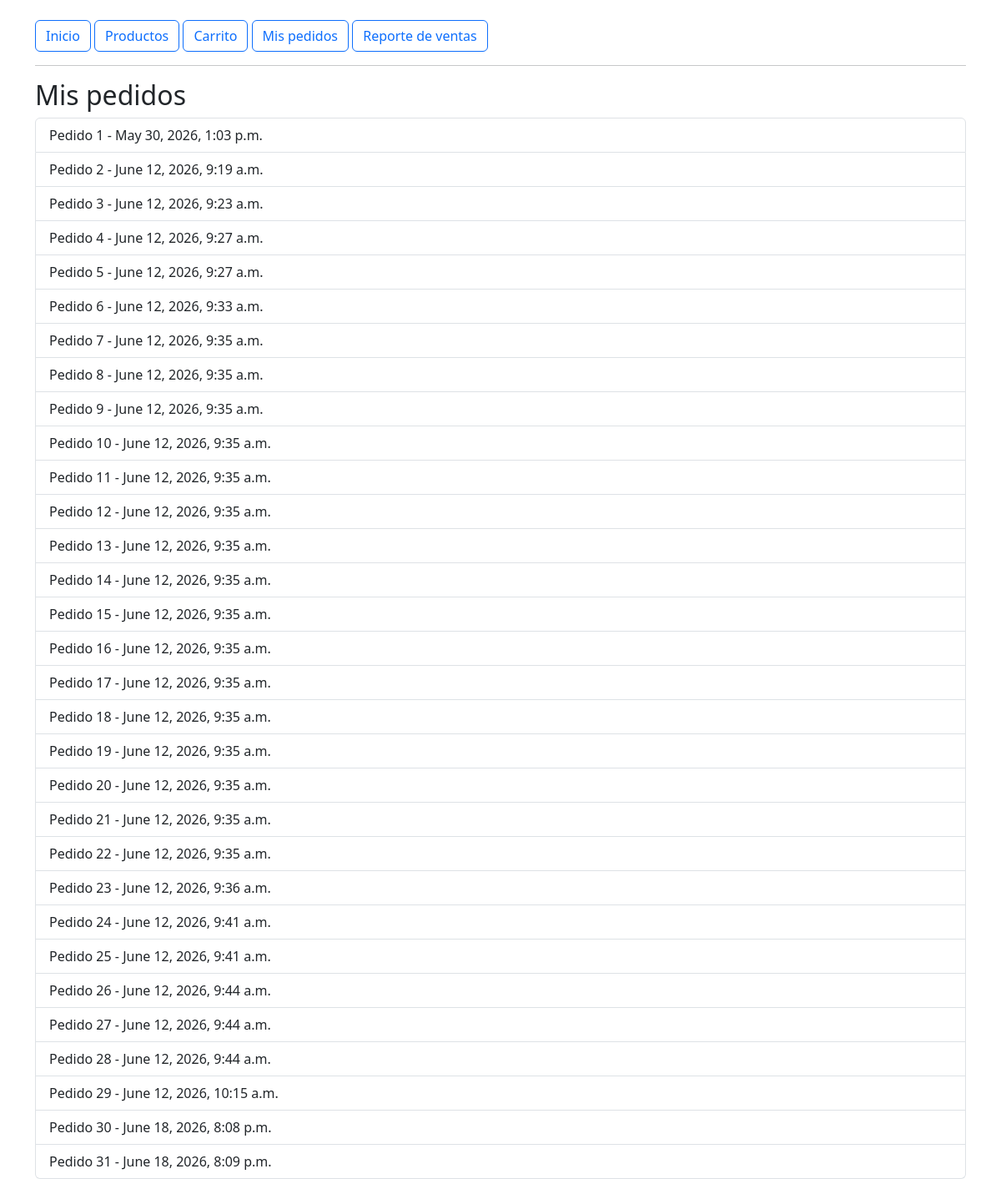
The app's page /mis-pedidos/ (signed in) with its own data.
### pedidos/models.py (models this page shows, shortened)
class Pedido(models.Model):
    usuario = models.ForeignKey(User, on_delete=models.CASCADE)
    productos = models.ManyToManyField(Producto, through="DetallePedido")
    fecha = models.DateTimeField(auto_now_add=True)
    total = models.DecimalField(max_digits=8, decimal_places=2)

### pedidos/views.py (the view)
# urls.py: path("mis-pedidos/", views.mis_pedidos, name="mis_pedidos"),
@login_required
def mis_pedidos(request):
    pedidos = Pedido.objects.filter(usuario=request.user)
    return render(request, "pedidos/mis_pedidos.html", {"pedidos": pedidos})

### pedidos/templates/pedidos/mis_pedidos.html
{% extends 'base.html' %}
{% block content %}
<h2>Mis pedidos</h2>
<ul class="list-group">
    {% for pedido in pedidos %}
    <li class="list-group-item">
        Pedido {{ pedido.id }} - {{ pedido.fecha }}
    </li>
    {% endfor %}
</ul>
{% endblock %}

### records on screen
Pedido: id "1", fecha "May 30, 2026, 1:03 p.m."
Pedido: id "2", fecha "June 12, 2026, 9:19 a.m."
Pedido: id "3", fecha "June 12, 2026, 9:23 a.m."
Pedido: id "4", fecha "June 12, 2026, 9:27 a.m."
Pedido: id "5", fecha "June 12, 2026, 9:27 a.m."
Pedido: id "6", fecha "June 12, 2026, 9:33 a.m."
Pedido: id "7", fecha "June 12, 2026, 9:35 a.m."
Pedido: id "8", fecha "June 12, 2026, 9:35 a.m."
Pedido: id "9", fecha "June 12, 2026, 9:35 a.m."
Pedido: id "10", fecha "June 12, 2026, 9:35 a.m."
Pedido: id "11", fecha "June 12, 2026, 9:35 a.m."
Pedido: id "12", fecha "June 12, 2026, 9:35 a.m."
Pedido: id "13", fecha "June 12, 2026, 9:35 a.m."
Pedido: id "14", fecha "June 12, 2026, 9:35 a.m."
Pedido: id "15", fecha "June 12, 2026, 9:35 a.m."
Pedido: id "16", fecha "June 12, 2026, 9:35 a.m."
Pedido: id "17", fecha "June 12, 2026, 9:35 a.m."
Pedido: id "18", fecha "June 12, 2026, 9:35 a.m."
Pedido: id "19", fecha "June 12, 2026, 9:35 a.m."
Pedido: id "20", fecha "June 12, 2026, 9:35 a.m."
Pedido: id "21", fecha "June 12, 2026, 9:35 a.m."
Pedido: id "22", fecha "June 12, 2026, 9:35 a.m."
Pedido: id "23", fecha "June 12, 2026, 9:36 a.m."
Pedido: id "24", fecha "June 12, 2026, 9:41 a.m."
Pedido: id "25", fecha "June 12, 2026, 9:41 a.m."
Pedido: id "26", fecha "June 12, 2026, 9:44 a.m."
Pedido: id "27", fecha "June 12, 2026, 9:44 a.m."
Pedido: id "28", fecha "June 12, 2026, 9:44 a.m."
Pedido: id "29", fecha "June 12, 2026, 10:15 a.m."
Pedido: id "30", fecha "June 18, 2026, 8:08 p.m."
Pedido: id "31", fecha "June 18, 2026, 8:09 p.m."
